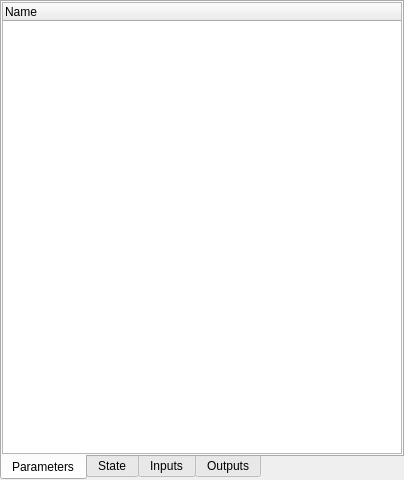
<?xml version="1.0" encoding="UTF-8"?>
<ui version="4.0">
 <class>USingleClassListWidget</class>
 <widget class="QWidget" name="USingleClassListWidget">
  <property name="geometry">
   <rect>
    <x>0</x>
    <y>0</y>
    <width>404</width>
    <height>480</height>
   </rect>
  </property>
  <property name="windowTitle">
   <string>Form</string>
  </property>
  <layout class="QVBoxLayout" name="verticalLayout_7" stretch="0">
   <property name="spacing">
    <number>4</number>
   </property>
   <property name="leftMargin">
    <number>0</number>
   </property>
   <property name="topMargin">
    <number>0</number>
   </property>
   <property name="rightMargin">
    <number>0</number>
   </property>
   <property name="bottomMargin">
    <number>0</number>
   </property>
   <item>
    <widget class="QSplitter" name="splitter">
     <property name="orientation">
      <enum>Qt::Vertical</enum>
     </property>
     <widget class="QWidget" name="verticalLayoutWidget">
      <layout class="QVBoxLayout" name="verticalLayout_2">
       <property name="bottomMargin">
        <number>0</number>
       </property>
       <item>
        <layout class="QVBoxLayout" name="verticalLayout"/>
       </item>
       <item>
        <widget class="QTabWidget" name="tabWidgetComponentInfo">
         <property name="tabPosition">
          <enum>QTabWidget::South</enum>
         </property>
         <property name="tabShape">
          <enum>QTabWidget::Rounded</enum>
         </property>
         <property name="currentIndex">
          <number>0</number>
         </property>
         <widget class="QWidget" name="tabParameters">
          <attribute name="title">
           <string>Parameters</string>
          </attribute>
          <layout class="QVBoxLayout" name="verticalLayout_5">
           <property name="leftMargin">
            <number>0</number>
           </property>
           <property name="topMargin">
            <number>0</number>
           </property>
           <property name="rightMargin">
            <number>0</number>
           </property>
           <property name="bottomMargin">
            <number>0</number>
           </property>
           <item>
            <widget class="QTreeWidget" name="treeWidgetParameters">
             <property name="contextMenuPolicy">
              <enum>Qt::ActionsContextMenu</enum>
             </property>
             <property name="columnCount">
              <number>1</number>
             </property>
             <column>
              <property name="text">
               <string>Name</string>
              </property>
             </column>
            </widget>
           </item>
          </layout>
         </widget>
         <widget class="QWidget" name="tabState">
          <attribute name="title">
           <string>State</string>
          </attribute>
          <layout class="QVBoxLayout" name="verticalLayout_3">
           <property name="leftMargin">
            <number>0</number>
           </property>
           <property name="topMargin">
            <number>0</number>
           </property>
           <property name="rightMargin">
            <number>0</number>
           </property>
           <property name="bottomMargin">
            <number>0</number>
           </property>
           <item>
            <widget class="QTreeWidget" name="treeWidgetState">
             <property name="contextMenuPolicy">
              <enum>Qt::ActionsContextMenu</enum>
             </property>
             <column>
              <property name="text">
               <string>Name</string>
              </property>
             </column>
             <column>
              <property name="text">
               <string>Value</string>
              </property>
             </column>
            </widget>
           </item>
          </layout>
         </widget>
         <widget class="QWidget" name="tabInputs">
          <attribute name="title">
           <string>Inputs</string>
          </attribute>
          <layout class="QVBoxLayout" name="verticalLayout_4">
           <property name="leftMargin">
            <number>0</number>
           </property>
           <property name="topMargin">
            <number>0</number>
           </property>
           <property name="rightMargin">
            <number>0</number>
           </property>
           <property name="bottomMargin">
            <number>0</number>
           </property>
           <item>
            <widget class="QTreeWidget" name="treeWidgetInputs">
             <property name="contextMenuPolicy">
              <enum>Qt::ActionsContextMenu</enum>
             </property>
             <column>
              <property name="text">
               <string>Name</string>
              </property>
             </column>
             <column>
              <property name="text">
               <string>Value</string>
              </property>
             </column>
             <column>
              <property name="text">
               <string>Type</string>
              </property>
             </column>
            </widget>
           </item>
          </layout>
         </widget>
         <widget class="QWidget" name="tabOutputs">
          <attribute name="title">
           <string>Outputs</string>
          </attribute>
          <layout class="QVBoxLayout" name="verticalLayout_6">
           <property name="leftMargin">
            <number>0</number>
           </property>
           <property name="topMargin">
            <number>0</number>
           </property>
           <property name="rightMargin">
            <number>0</number>
           </property>
           <property name="bottomMargin">
            <number>0</number>
           </property>
           <item>
            <widget class="QTreeWidget" name="treeWidgetOutputs">
             <property name="contextMenuPolicy">
              <enum>Qt::ActionsContextMenu</enum>
             </property>
             <column>
              <property name="text">
               <string>Name</string>
              </property>
             </column>
             <column>
              <property name="text">
               <string>Value</string>
              </property>
             </column>
             <column>
              <property name="text">
               <string>Type</string>
              </property>
             </column>
            </widget>
           </item>
          </layout>
         </widget>
        </widget>
       </item>
      </layout>
     </widget>
    </widget>
   </item>
  </layout>
 </widget>
 <resources/>
 <connections/>
</ui>
